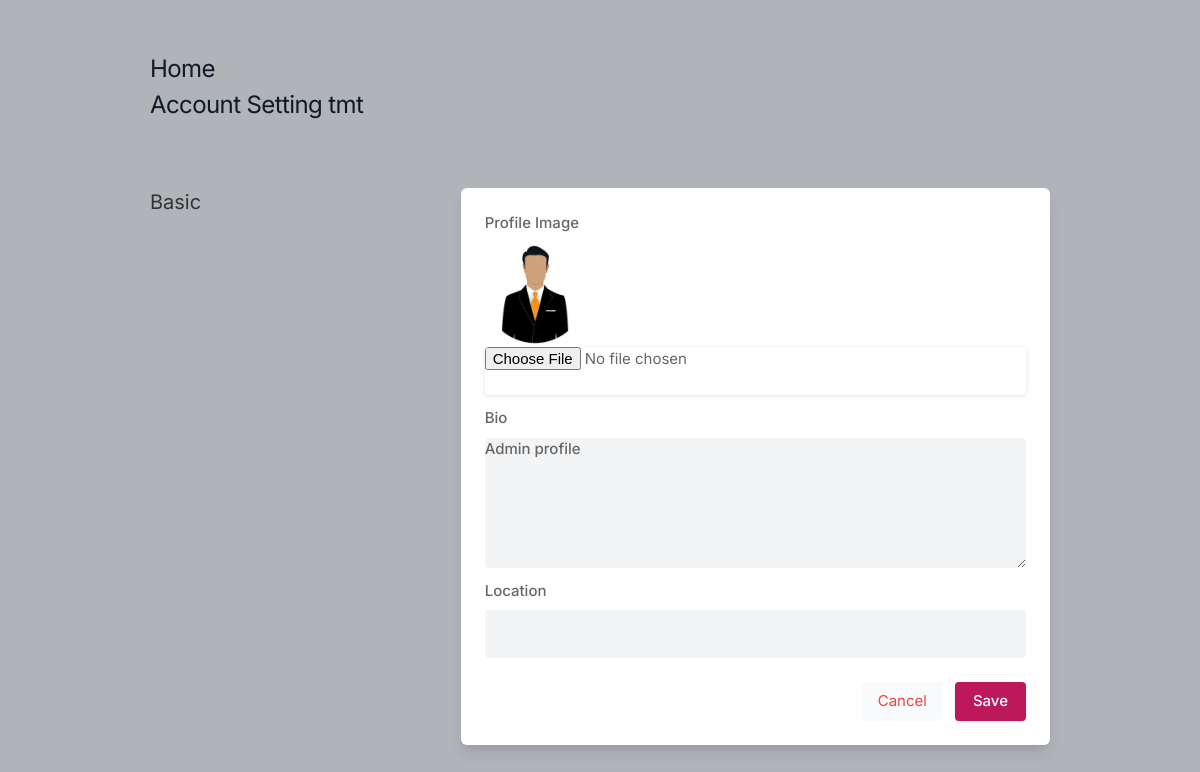
Page /settings (signed in) on the earlier database version.
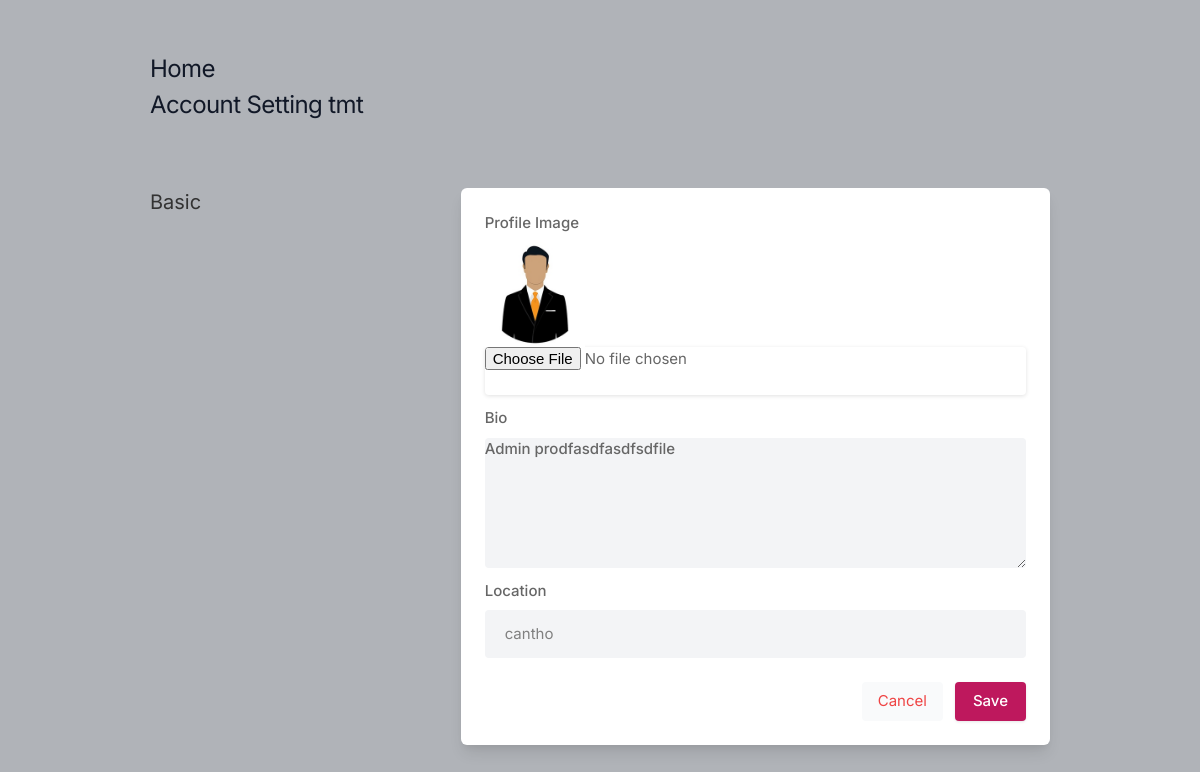
Same page on the later database version.
### core/models.py (models this page shows, shortened)
class Profile(models.Model):
    user = models.OneToOneField(User, on_delete=models.CASCADE)
    userId = models.IntegerField()
    bio = models.TextField(blank=True)
    profileimage = models.ImageField(
        upload_to="profile_images", default="defaultimg.jpg")
    location = models.CharField(max_length=100,  blank=True)

### core/views.py (the view, shortened to what this page needs)
# urls.py: path("settings", views.settings, name="settings"),
@login_required
def settings(request):
    user_profile = Profile.objects.get(user=request.user)
    return render(request, 'setting.html', {'user_profile': user_profile})

### templates/setting.html (shortened to what this page needs)
{% load static %}
<!DOCTYPE html>
<html lang="en">
  <head>
    <link rel="stylesheet" href="{% static 'assets/css/icons.css' %}" />
    <link rel="stylesheet" href="{% static 'assets/css/uikit.css' %}" />
    <link rel="stylesheet" href="{% static 'assets/css/style.css' %}" />
    <link rel="stylesheet" href="{% static 'assets/css/tailwind.css' %}" />
  </head>
  <body>
    <div class="container m-auto">
      <h1 class="text-2xl leading-none text-gray-900 tracking-tight mt-3">
        <a href="/">Home</a>
      </h1>
      <h1 class="text-2xl leading-none text-gray-900 tracking-tight mt-3">
        Account Setting {{user.username}}
      </h1>
      <br />
      <form action="" method="POST" enctype="multipart/form-data">
        <div class="grid lg:grid-cols-3 mt-12 gap-8">
          <div>
            <h3 class="text-xl mb-2">Basic</h3>
          </div>
          <div class="bg-white rounded-md lg:shadow-lg shadow col-span-2">
            <div class="grid grid-cols-2 gap-3 lg:p-6 p-4">
              <div class="col-span-2">
                <label for=""> Profile Image</label>
                <img width="100px" height="100px" src="{{user_profile.profileimage.url}}" alt="" />
                <input type="file" name="image" />
              </div>
              <div class="col-span-2">
                <label for="about">Bio</label>
                <textarea
                  id="about"
                  name="bio"
                  rows="3"
                  class="shadow-none bg-gray-100"
                >
{{user_profile.bio}}</textarea
                >
              </div>
              <div class="col-span-2">
                <label for=""> Location</label>
                <input
                  name="location"
                  type="text"
                  placeholder=""
                  value="{{user_profile.location}}"
                  class="shadow-none bg-gray-100"
                />
              </div>
            </div>
            <div class="bg-gray-10 p-6 pt-0 flex justify-end space-x-3">
              <button class="p-2 px-4 rounded bg-gray-50 text-red-500">
                Cancel
              </button>
              <button type="submit" class="button bg-blue-700">Save</button>
            </div>
          </div>
          <br />
        </div>
      </form>
    </div>
  </body>
</html>

Differences in the rows shown:
changed Profile: bio "Admin profile" → "Admin prodfasdfasdfsdfile"; location (not shown) → "cantho"
